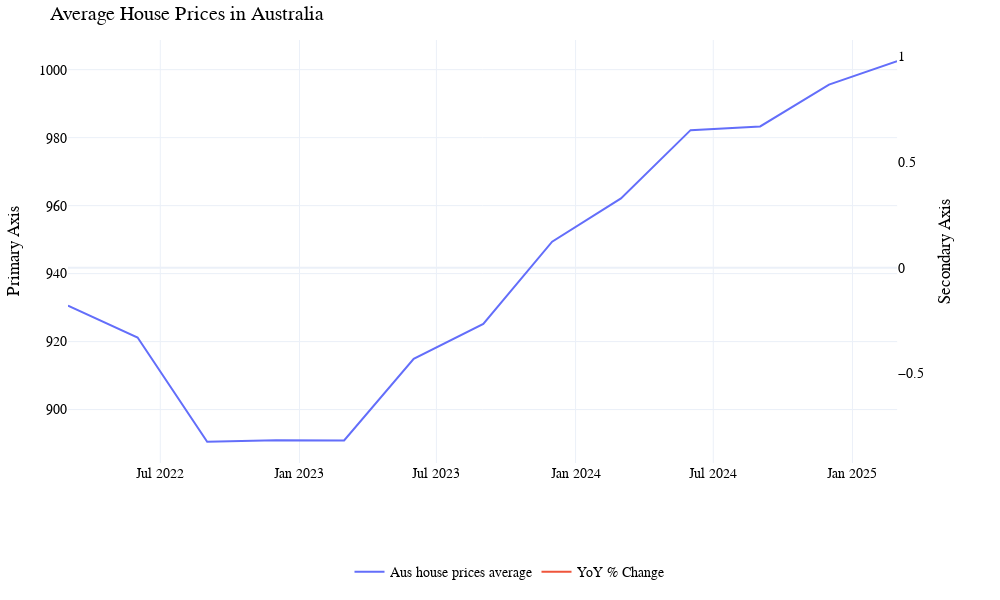

Write notebook code for a chart like this one.
### Code cell
fig = charting_plotly.dual_axis_basic_plot({"Aus house prices average": cl_monthly}, secondary_data={"YoY % Change": clm_yoy}, title="Average House Prices in Australia")
fig.show()

### Figure 1 — Plotly figure (JSON) as saved in the notebook; plotly's stock layout.template omitted (floating-point values rounded to 4 significant figures)
{"data": [{"mode": "lines", "name": "Aus house prices average", "type": "scatter", "x": ["2022-03-01T00:00:00", "2022-06-01T00:00:00", "2022-09-01T00:00:00", "2022-12-01T00:00:00", "2023-03-01T00:00:00", "2023-06-01T00:00:00", "2023-09-01T00:00:00", "2023-12-01T00:00:00", "2024-03-01T00:00:00", "2024-06-01T00:00:00", "2024-09-01T00:00:00", "2024-12-01T00:00:00", "2025-03-01T00:00:00"], "xaxis": "x", "y": [930.6, 921.2, 890.5, 891.0, 890.9, 914.9, 925.2, 949.4, 962.1, 982.2, 983.3, 995.6, 1002.0], "yaxis": "y"}, {"mode": "lines", "name": "YoY % Change", "type": "scatter", "x": ["2022-03-01T00:00:00", "2022-06-01T00:00:00", "2022-09-01T00:00:00", "2022-12-01T00:00:00", "2023-03-01T00:00:00", "2023-06-01T00:00:00", "2023-09-01T00:00:00", "2023-12-01T00:00:00", "2024-03-01T00:00:00", "2024-06-01T00:00:00", "2024-09-01T00:00:00", "2024-12-01T00:00:00", "2025-03-01T00:00:00"], "xaxis": "x", "y": [NaN, NaN, NaN, NaN, NaN, NaN, NaN, NaN, NaN, NaN, NaN, NaN, 0.07726], "yaxis": "y2"}], "layout": {"font": {"color": "black", "family": "Arial, sans-serif", "size": 14}, "height": 600, "hovermode": "x unified", "legend": {"bgcolor": "rgba(255,255,255,0)", "bordercolor": "rgba(255,255,255,0)", "orientation": "h", "x": 0.5, "xanchor": "center", "y": -0.22, "yanchor": "top"}, "margin": {"b": 110, "l": 50, "r": 50, "t": 40}, "title": {"text": "Average House Prices in Australia"}, "width": 1000, "xaxis": {"anchor": "y", "domain": [0, 0.94]}, "yaxis": {"anchor": "x", "domain": [0, 1], "title": {"text": "Primary Axis"}, "type": "linear"}, "yaxis2": {"anchor": "x", "overlaying": "y", "showgrid": false, "side": "right", "title": {"text": "Secondary Axis"}, "type": "linear"}}}
